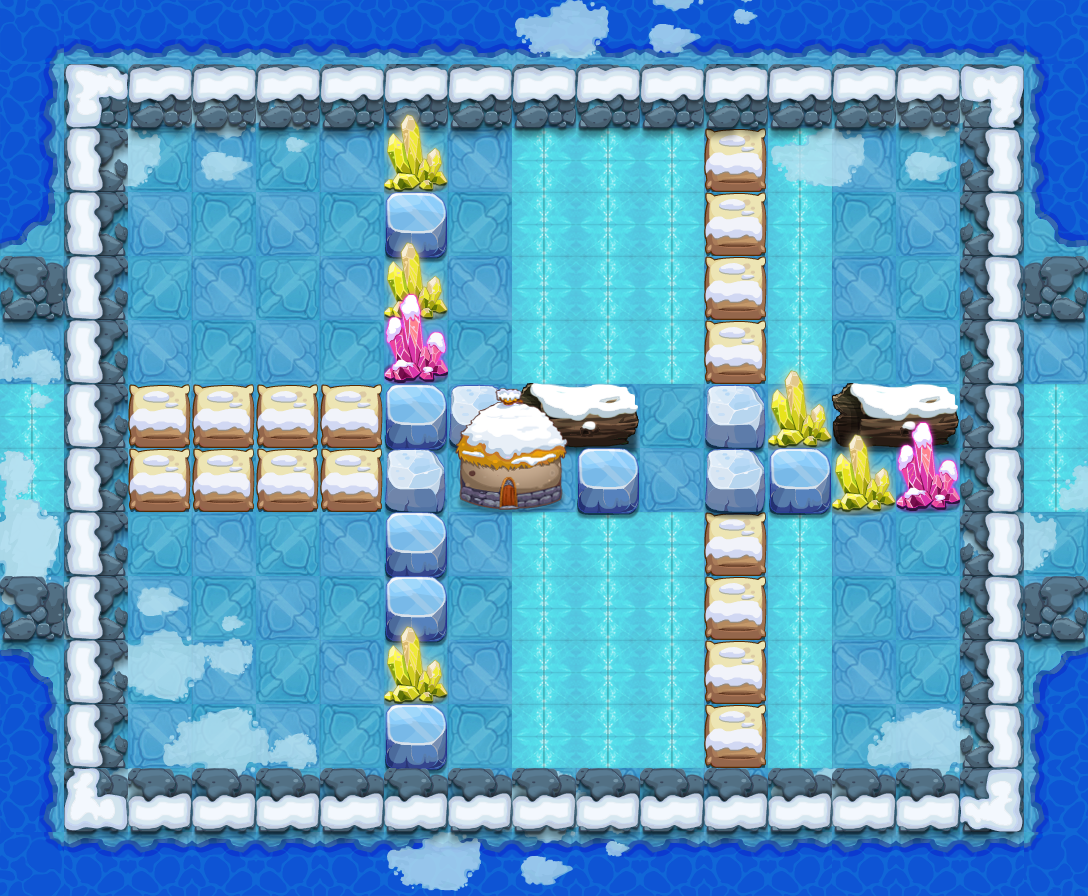

Rendered tile map (Tiled .tmx) drawn with the repository's tilesets; below, a short description and the map source with its tile grids summarised:
An orthogonal 17x14 tile map with 64x64 px tiles, 13 tile layers (PASS, 块层 2, 块层 17, 块层 16, ...) and 15 objects (10x TRAP, 4x bybjx4, PLAYER).

<map version="1.0" orientation="orthogonal" width="17" height="14" tilewidth="64" tileheight="64">
 <properties>
  <property name="DESTRY1" value="96" />
  <property name="DESTRY2" value="98" />
  <property name="DESTRY3" value="219" />
  <property name="DESTRY4" value="119" />
  <property name="DESTRY_COUNT" value="4" />
  <property name="EXP" value="1370" />
  <property name="ITEM" value="D053" />
  <property name="LOSE_SCRIPT" value="" />
  <property name="MONEY" value="2055" />
  <property name="START_SCRIPT" value="" />
  <property name="WIN_SCRIPT" value="" />
 </properties>
 <tileset firstgid="1" name="jdbl2" tilewidth="64" tileheight="64">
  <image source="jdbl2-hd.png" width="1000" height="1000" />
 </tileset>
 <layer name="PASS" width="17" height="14">
  <data>[238 cells, 148 non-empty, 11 distinct tile ids]</data>
 </layer>
 <layer name="块层 2" width="17" height="14">
  <data>[238 cells, 152 non-empty, 13 distinct tile ids]</data>
 </layer>
 <layer name="块层 17" width="17" height="14">
  <data>[238 cells, 58 non-empty, 9 distinct tile ids]</data>
 </layer>
 <layer name="块层 16" width="17" height="14">
  <data>[238 cells, 80 non-empty, 9 distinct tile ids]</data>
 </layer>
 <layer name="块层 3" width="17" height="14">
  <data>[238 cells, 54 non-empty, 1 distinct tile ids]</data>
 </layer>
 <layer name="块层 4" width="17" height="14">
  <data>[238 cells, 50 non-empty, 2 distinct tile ids]</data>
 </layer>
 <layer name="块层 5" width="17" height="14">
  <data>[238 cells, 24 non-empty, 8 distinct tile ids]</data>
 </layer>
 <layer name="SHELTER 9" width="17" height="14">
  <data>[238 cells, 1 non-empty, 1 distinct tile ids]</data>
 </layer>
 <layer name="SHELTER 6" width="17" height="14">
  <data>[238 cells, 4 non-empty, 4 distinct tile ids]</data>
 </layer>
 <layer name="SHELTER 5" width="17" height="14">
  <data>[238 cells, 5 non-empty, 3 distinct tile ids]</data>
 </layer>
 <layer name="SHELTER 4" width="17" height="14">
  <data>[238 cells, 1 non-empty, 1 distinct tile ids]</data>
 </layer>
 <layer name="SHELTER 3" width="17" height="14">
  <data>[238 cells, 1 non-empty, 1 distinct tile ids]</data>
 </layer>
 <layer name="SHELTER 1" width="17" height="14">
  <data>[238 cells, 2 non-empty, 2 distinct tile ids]</data>
 </layer>
 <objectgroup name="对象层 1" width="34" height="28">
  <object name="PLAYER" type="PLAYER" x="128" y="128" width="64" height="64" />
  <object name="bybjx4" x="192" y="640" width="64" height="64">
   <properties>
    <property name="buff_type" value="ice_shell" />
    <property name="lua_ai" value="monster_bybjx_ai" />
    <property name="quality" value="bybjx4.quality" />
   </properties>
  </object>
  <object name="bybjx4" x="576" y="128" width="64" height="64">
   <properties>
    <property name="buff_type" value="ice_shell" />
    <property name="lua_ai" value="monster_bybjx_ai" />
    <property name="quality" value="bybjx4.quality" />
   </properties>
  </object>
  <object name="bybjx4" x="832" y="192" width="64" height="64">
   <properties>
    <property name="buff_type" value="ice_shell" />
    <property name="lua_ai" value="monster_bybjx_ai" />
    <property name="quality" value="bybjx4.quality" />
   </properties>
  </object>
  <object name="bybjx4" x="832" y="640" width="64" height="64">
   <properties>
    <property name="buff_type" value="ice_shell" />
    <property name="lua_ai" value="monster_bybjx_ai" />
    <property name="quality" value="bybjx4.quality" />
   </properties>
  </object>
  <object name="ice_road" type="TRAP" x="512" y="128" width="192" height="256">
   <properties>
    <property name="lua_ai" value="ice_road_ai" />
   </properties>
  </object>
  <object name="ice_road" type="TRAP" x="768" y="128" width="64" height="256">
   <properties>
    <property name="lua_ai" value="ice_road_ai" />
   </properties>
  </object>
  <object name="ice_road" type="TRAP" x="512" y="512" width="192" height="256">
   <properties>
    <property name="lua_ai" value="ice_road_ai" />
   </properties>
  </object>
  <object name="ice_road" type="TRAP" x="768" y="512" width="64" height="256">
   <properties>
    <property name="lua_ai" value="ice_road_ai" />
   </properties>
  </object>
  <object name="mp1" type="TRAP" x="320" y="512" width="64" height="64">
   <properties>
    <property name="trap_ani" value="mp.actor" />
    <property name="trap_floor" value="true" />
    <property name="trap_id" value="0" />
    <property name="trap_script" value="trap_moveto(&quot;PLAYER&quot;, &quot;mp1&quot;,target(&quot;mp2&quot;):getX(),target(&quot;mp2&quot;):getY() );" />
    <property name="trap_sound_id" value="1" />
    <property name="trap_start_mode" value="0" />
    <property name="trap_state" value="open" />
   </properties>
  </object>
  <object name="mp2" type="TRAP" x="448" y="320" width="64" height="64">
   <properties>
    <property name="trap_ani" value="mp.actor" />
    <property name="trap_floor" value="true" />
    <property name="trap_id" value="0" />
    <property name="trap_script" value="trap_moveto(&quot;PLAYER&quot;, &quot;mp2&quot;,target(&quot;mp1&quot;):getX(),target(&quot;mp1&quot;):getY() );" />
    <property name="trap_sound_id" value="1" />
    <property name="trap_start_mode" value="0" />
    <property name="trap_state" value="open" />
   </properties>
  </object>
  <object name="mp3" type="TRAP" x="320" y="320" width="64" height="64">
   <properties>
    <property name="trap_ani" value="mp.actor" />
    <property name="trap_floor" value="true" />
    <property name="trap_id" value="0" />
    <property name="trap_script" value="trap_moveto(&quot;PLAYER&quot;, &quot;mp3&quot;,target(&quot;mp4&quot;):getX(),target(&quot;mp4&quot;):getY() );" />
    <property name="trap_sound_id" value="1" />
    <property name="trap_start_mode" value="0" />
    <property name="trap_state" value="open" />
   </properties>
  </object>
  <object name="mp4" type="TRAP" x="448" y="512" width="64" height="64">
   <properties>
    <property name="trap_ani" value="mp.actor" />
    <property name="trap_floor" value="true" />
    <property name="trap_id" value="0" />
    <property name="trap_script" value="trap_moveto(&quot;PLAYER&quot;, &quot;mp4&quot;,target(&quot;mp3&quot;):getX(),target(&quot;mp3&quot;):getY() );" />
    <property name="trap_sound_id" value="1" />
    <property name="trap_start_mode" value="0" />
    <property name="trap_state" value="open" />
   </properties>
  </object>
  <object name="staff_driger_control" type="TRAP" x="0" y="832" width="64" height="64">
   <properties>
    <property name="trap_delay" value="10" />
    <property name="trap_id" value="0" />
    <property name="trap_script" value="trap(&quot;staff_driger&quot;):setOpened(true);" />
    <property name="trap_start_mode" value="2" />
    <property name="trap_state" value="open" />
   </properties>
  </object>
  <object name="staff_driger" type="TRAP" x="896" y="512" width="64" height="64">
   <properties>
    <property name="trap_ani" value="driger.actor" />
    <property name="trap_floor" value="true" />
    <property name="trap_id" value="0" />
    <property name="trap_script" value="target(&quot;PLAYER&quot;):setCurrentUseSkill(  make_fire_staff_skill()  );target(&quot;PLAYER&quot;):setEffectAnimateName(&quot;find_player.ani&quot;);trap(&quot;staff_driger&quot;):setOpened(false)" />
    <property name="trap_start_mode" value="0" />
    <property name="trap_state" value="open" />
   </properties>
  </object>
 </objectgroup>
</map>
